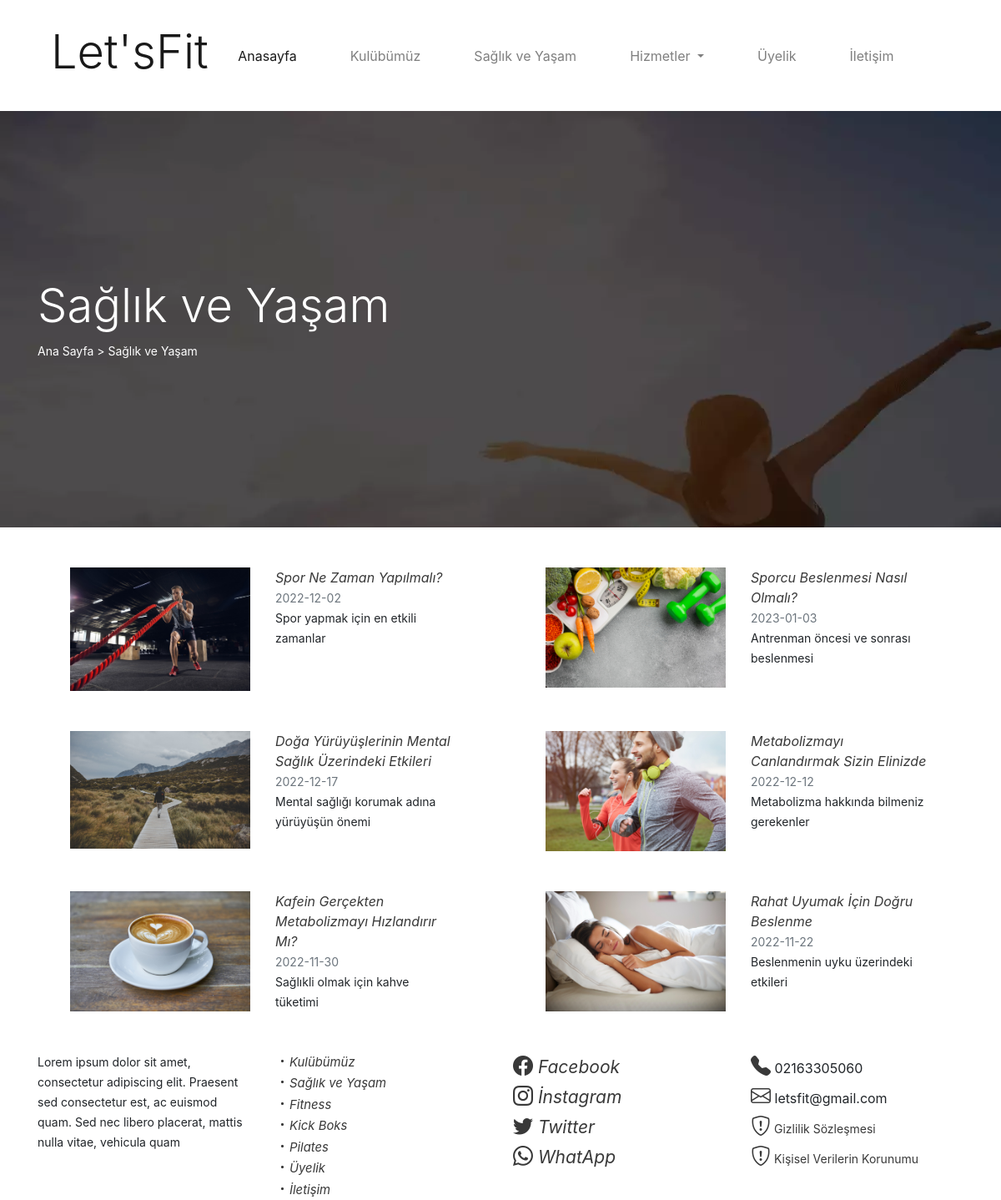
Screenshot of /saglik-yasam.php with the database file from the repository.
### tables this page shows
CREATE TABLE IF NOT EXISTS `ayarlar` (
  `id` int(11) NOT NULL AUTO_INCREMENT,
  `ad` varchar(50) NOT NULL,
  `telefon` varchar(13) NOT NULL,
  `email` varchar(50) NOT NULL,
  `adres` varchar(150) NOT NULL,
  `facebook` varchar(150) NOT NULL,
  `instagram` varchar(150) NOT NULL,
  `twitter` varchar(150) NOT NULL,
  `whatsapp` varchar(30) NOT NULL,
  `tanitim` text NOT NULL,
  `anasayfaBanner` varchar(150) NOT NULL,
  `saglikBanner` varchar(150) NOT NULL,
  `uyelikBanner` varchar(150) NOT NULL,
  `iletisimBanner` varchar(150) NOT NULL,
  PRIMARY KEY (`id`)
);

CREATE TABLE IF NOT EXISTS `yazilar` (
  `id` int(11) NOT NULL AUTO_INCREMENT,
  `baslik` varchar(100) NOT NULL,
  `makale` text NOT NULL,
  `meta` varchar(160) NOT NULL,
  `foto` varchar(50) NOT NULL,
  `altetiketi` varchar(70) NOT NULL,
  `kategori` varchar(25) NOT NULL,
  `tarih` varchar(11) NOT NULL,
  `durum` varchar(10) NOT NULL,
  PRIMARY KEY (`id`)
);

CREATE TABLE IF NOT EXISTS `hizmetler` (
  `id` int(11) NOT NULL AUTO_INCREMENT,
  `baslik` varchar(50) NOT NULL,
  `icerik` text NOT NULL,
  `tarih` varchar(10) NOT NULL,
  `durum` varchar(25) NOT NULL,
  `meta` varchar(200) NOT NULL,
  `altetiketi` varchar(50) NOT NULL,
  `banner` varchar(500) NOT NULL,
  PRIMARY KEY (`id`)
);

### function.php (called while the page is built)
<?php
$iletisim = $db -> prepare('select * from ayarlar order by id desc limit 1');
$iletisim -> execute();
$satirIletisim = $iletisim -> fetch();
?>

### saglik-yasam.php (the view)
<?php
require_once('header.php');
$saglik = $db -> prepare('select * from ayarlar order by id desc limit 1');
$saglik -> execute();
$satirSaglik = $saglik->fetch();
?>
<section id="yasamBanner" style="background-image:url('<?php echo substr($satirSaglik['saglikBanner'], 3); ?>') ;">
        <div class="container py-20">
            <div class="row">
                <div class="col-12 text-white">
                    <h1 class="display-4">Sağlık ve Yaşam</h1>
                    <small><a href="saglik-content.php" class="text-white">Ana Sayfa</a> > Sağlık ve Yaşam</small>
                </div>
            </div>
        </div>
    </section>
       <section id="yasamIcerik">
        <div class="container mt-4">
            <div class="row">
            <?php
            $saglikList = $db->prepare('select * from yazilar order by id desc');
            $saglikList->execute();
            if ($saglikList->rowCount()) {
                foreach ($saglikList as $satirsaglikList) {
            ?>
                <div class="col-md-6">
                       <div class="row m-4">
                       <div class="col-md-6">
                        <a href="saglik-content.php?id=<?php echo $satirsaglikList['id']; ?>">
                          <img src="<?php echo substr($satirsaglikList['foto'],3); ?>" alt="<?php echo $satirsaglikList['altetiketi']; ?>" class="img-fluid">
                        </div>
                        <div class="col-md-6"><a href="saglik-content.php"><i><?php echo $satirsaglikList['baslik'];?></i></a><br>
                            <small class="text-muted"><?php echo $satirsaglikList['tarih']; ?></small> <br>
                           <small><?php echo $satirsaglikList['meta']; ?></small>
                        </div>
                       </div>
                        </div>
                    <?php
                }
            }
            ?>
        </div>
    </section>
    <?php require_once('footer.php'); ?>

### header.php (shortened to what this page needs)
<?php
require_once('baglan.php');
require_once('function.php');
?>
<!DOCTYPE html>
<html lang="tr">
<head>
    <link rel="stylesheet" href="css/bootstrap.min.css">
    <link rel="stylesheet" href="css/style.css">
</head>
<body>
    <header>
        <section id="menu" class="py-3">
            <div class="container">
                <div class="row">
                    <div class="col-12">
                        <nav class="navbar navbar-expand-lg navbar-light">
                            <a class="navbar-brand" href="index.php">
                                <h4 class="display-4"><?php echo $satirIletisim['ad'];?></h4>
                            </a>
                            <div class="collapse navbar-collapse" id="navbarNavDropdown">
                                <ul class="navbar-nav mx-auto">
                                    <li class="nav-item active">
                                        <a class="nav-link" href="index.php">Anasayfa <span class="sr-only">(current)</span></a>
                                    </li>
                                    <li class="nav-item mx-5">
                                        <a class="nav-link" href="kulubumuz.php">Kulübümüz</a>
                                    </li>
                                    <li class="nav-item">
                                        <a class="nav-link" href="saglik-yasam.php">Sağlık ve Yaşam</a>
                                    </li>
                                    <li class="nav-item dropdown mx-5">
                                        <a class="nav-link dropdown-toggle" href="#" role="button" data-toggle="dropdown" aria-expanded="false">
                                            Hizmetler
                                        </a>
                                            <?php
                                            $menu = $db->prepare('select * from hizmetler where durum=? order by baslik asc');
                                            $menu->execute(array('yayinlandi'));
                                            ?>
                                    </li>
                                    <li class="nav-item">
                                        <a class="nav-link" href="uyelik.php">Üyelik</a>
                                    </li>
                                    <li class="nav-item mx-5">
                                        <a class="nav-link" href="iletisim.php">İletişim</a>
                                    </li>
                                </ul>
                            </div>
                        </nav>
                    </div>
                </div>
            </div>
        </section>
    </header>

### footer.php (shortened to what this page needs)
 <footer>
        <section id="footer">
            <div class="container mt-4">
                <div class="row">
                    <div class="col-md-3">
                        <small><?php echo $satirIletisim['tanitim'] ;?></small>
                    </div>
                    <div class="col-md-3">
                        <a href="kulubumuz.php"> <i class="bi bi-dot"><small>Kulübümüz</small></i></a><br>
                        <a href="saglik-yaşam.php"><i class="bi bi-dot"><small>Sağlık ve Yaşam</small></i></a><br>
                        <?php
                          $menu = $db->prepare('select * from hizmetler where durum=? order by baslik asc');
                          $menu->execute(array('yayinlandi'));
                                     if ($menu->rowCount()) {
                                      foreach ($menu as $satirMenu) {
                                        ?>
                                      <a href="hizmetler.php?id=<?php echo $satirMenu['id']; ?>"><i class="bi bi-dot"><small><?php echo $satirMenu['baslik']; ?></small></i> <br></a>
                          <?php
                                      }
                                       }
                          ?>
                        <a href="uyelik.php"><i class="bi bi-dot"><small>Üyelik</small></i></a><br>
                        <a href="iletisim.php"><i class="bi bi-dot"><small>İletişim</small></i></a>
                    </div>
                    <div class="col-md-3">
                        <a href="<?php echo $satirIletisim['facebook'];?>" target="_blank"><i class="bi bi-facebook"><small> Facebook</small></i></a><br>
                        <a href="<?php echo $satirIletisim['instagram'];?>" target="_blank"><i class="bi bi-instagram"><small> İnstagram</small></i></a><br>
                        <a href="<?php echo $satirIletisim['twitter'];?>" target="_blank"><i class="bi bi-twitter"><small> Twitter</small></i></a><br>
                        <a href="<?php echo $satirIletisim['whatsapp'];?>" target="_blank"><i class="bi bi-whatsapp"><small> WhatApp</small></i></a>
                    </div>
                    <div class="col-md-3">
                    <i class="bi bi-telephone-fill"></i> <?php echo $satirIletisim['telefon'];?><br>
                    <i class="bi bi-envelope"></i> <?php echo $satirIletisim['email'];?><br>
                    <a><i class="bi bi-shield-exclamation"></i><small> Gizlilik Sözleşmesi</small></a><br>
                    <a><i class="bi bi-shield-exclamation"></i><small> Kişisel Verilerin Korunumu</small></a>
                    </div>
                </div>
            </div>
        </section>
    </footer>
</body>
</html>

### css/style.css (style rules this page uses)
body { margin:0; }
.py-20 { padding-top: 200px; padding-bottom: 200px; }
#footer .bi-dot { color: #393939; font-size: 17px; text-decoration: none; }
#footer a { text-decoration: none; color: #393939; }
#contentBanner a, #yasamIcerik a, #saglikcontentIcerik a, #uykuIcerik a, #indexhaberTanitim a { text-decoration: none; color: #393939; }
#footer .bi, #saglikcontentIcerik .bi { color: #393939; font-size: 24px; text-decoration: none; }
#footer .bi-dot { font-size: 17px; }

### rows the page displays
ayarlar: ad "Let'sFit", saglikBanner (picture), tanitim "Lorem ipsum dolor sit amet, consectetur adipiscing elit. Praesent sed consectetur est, ac euismod quam. Sed nec libero placerat, mattis nulla vitae, vehicula quam", telefon "02163305060", email "letsfit@gmail.com"
yazilar: foto (picture), baslik "Spor Ne Zaman Yapılmalı?", tarih "2022-12-02", meta "Spor yapmak için en etkili zamanlar"
yazilar: foto (picture), baslik "Sporcu Beslenmesi Nasıl Olmalı?", tarih "2023-01-03", meta "Antrenman öncesi ve sonrası beslenmesi"
yazilar: foto (picture), baslik "Doğa Yürüyüşlerinin Mental Sağlık Üzerindeki Etkileri", tarih "2022-12-17", meta "Mental sağlığı korumak adına yürüyüşün önemi"
yazilar: foto (picture), baslik "Metabolizmayı Canlandırmak Sizin Elinizde", tarih "2022-12-12", meta "Metabolizma hakkında bilmeniz gerekenler"
yazilar: foto (picture), baslik "Kafein Gerçekten Metabolizmayı Hızlandırır Mı?", tarih "2022-11-30", meta "Sağlıkli olmak için kahve tüketimi"
yazilar: foto (picture), baslik "Rahat Uyumak İçin Doğru Beslenme", tarih "2022-11-22", meta "Beslenmenin uyku üzerindeki etkileri"
hizmetler: baslik "Fitness"
hizmetler: baslik "Kick Boks"
hizmetler: baslik "Pilates"
